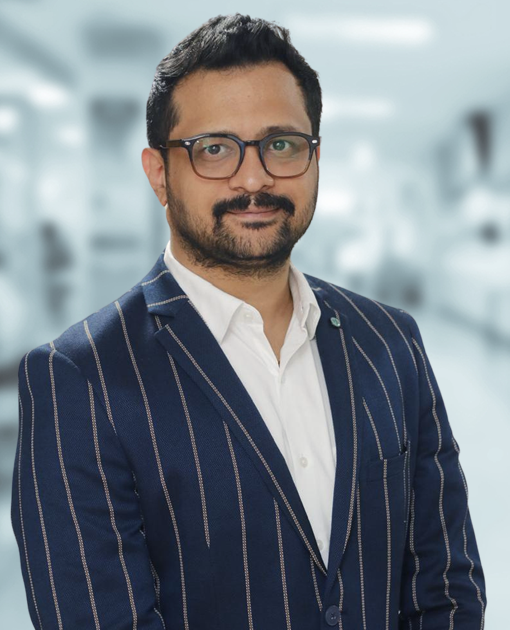
#> input picture design/dr-deshpande-source.png, 510 x 630 px
$ python -i build-assets.py   (imports and definitions only)
#> lines starting #> are read from the running program, lines starting #| are printed output that depends on the picture; after the words box and inside, x2 and y2 are one past the last pixel; in counts of white or black regions, pixels touching at a corner belong together
#> further down, picture is the input picture: PIL image 510x630 RGB; mean R, G, B 123.3, 130.9, 137.9
#!/usr/bin/env python3
"""Derives the site's images from the source artwork in design/.

Inputs                              Outputs
  design/logo-source.png              public/logo-mark.png   emblem alone
                                      public/logo-full.png   the complete lockup
                                      app/icon.png           favicon
  design/dr-deshpande-source.png      public/dr-deshpande.webp  portrait

The logo arrives on a white background. It is cut out by flood-filling inward
from the image border, so white *inside* the artwork — the knee joint, the
letterforms — survives. A plain "make white transparent" pass would punch holes
straight through those.

Outputs are sized to roughly 2x their largest display size, not to the source
resolution. Shipping the 2172px master to every visitor would cost over a
megabyte for something drawn at 200px.

Requires Pillow:  pip3 install Pillow
Run from the project root:  npm run build:assets
"""
from collections import deque
from pathlib import Path

from PIL import Image, ImageDraw, ImageFilter

ROOT = Path(__file__).resolve().parent.parent
DESIGN = ROOT / 'design'
PUBLIC = ROOT / 'public'

# --- Crop boxes, measured from the 2172x724 logo master ----------------------
# Ink bounds in the source:
#     emblem    x  68..684   y  48..658
#     wordmark  x 760..2048  y 134..540
#     tagline   x 764..2064  y 566..638
#
# Note the emblem extends to y=658, well BELOW the wordmark's baseline at 540.
# So the header variant cannot be a single rectangular crop: cropping above the
# tagline to drop it would slice the bottom off the emblem. The header lockup is
# composed from two crops instead — see build_logo().
EMBLEM_BOX = (58, 38, 700, 668)  # full emblem, nothing clipped
FULL_BOX = (58, 38, 2074, 666)   # everything, tagline included

# --- Output widths (2x the largest place each is displayed) -----------------
MARK_W = 192
# The lockup is shown at most 206px wide (header, h-16) and 208px (footer
# column), so 448 is a true 2x. It was 640 — a third more pixels than any
# screen can use, on an image that loads on every page.
FULL_W = 448
ICON_W = 256
PALETTE_COLORS = 200

PORTRAIT_MAX_W = 720
# WebP rather than JPEG: at matching quality it is roughly 40% smaller, and the
# portrait is the largest element on the homepage — it decides the LCP. The
# logos stay PNG; they are palette-quantised artwork, which PNG already encodes
# more compactly than WebP manages.
PORTRAIT_QUALITY = 82


def strip_background(im: Image.Image) -> Image.Image:
    """Flood-fill the white surround from the border and make it transparent."""
    w, h = im.size
#> w = 510; h = 630
    p = im.load()

    def is_bg(x: int, y: int) -> bool:
        r, g, b = p[x, y]
        # Bright and near-neutral: the white paper and the grey drop shadow,
        # but not the saturated blues and greens of the artwork itself.
        return min(r, g, b) > 196 and (max(r, g, b) - min(r, g, b)) < 26

    seen = bytearray(w * h)
    q: deque = deque()

    def push(x: int, y: int) -> None:
        if not seen[y * w + x] and is_bg(x, y):
            seen[y * w + x] = 1
            q.append((x, y))

    for x in range(w):
        push(x, 0)
        push(x, h - 1)
#> this loop made 510 passes
    for y in range(h):
        push(0, y)
        push(w - 1, y)
#> this loop made 630 passes

    while q:
        x, y = q.popleft()
        for dx, dy in ((1, 0), (-1, 0), (0, 1), (0, -1)):
            nx, ny = x + dx, y + dy
            if 0 <= nx < w and 0 <= ny < h:
                push(nx, ny)

    alpha = Image.new('L', (w, h), 255)
#> alpha: PIL image 510x630 L; every value is 255
    ap = alpha.load()
    for y in range(h):
        row = y * w
        for x in range(w):
            if seen[row + x]:
                ap[x, y] = 0

    out = im.convert('RGBA')
    out.putalpha(alpha.filter(ImageFilter.GaussianBlur(0.6)))
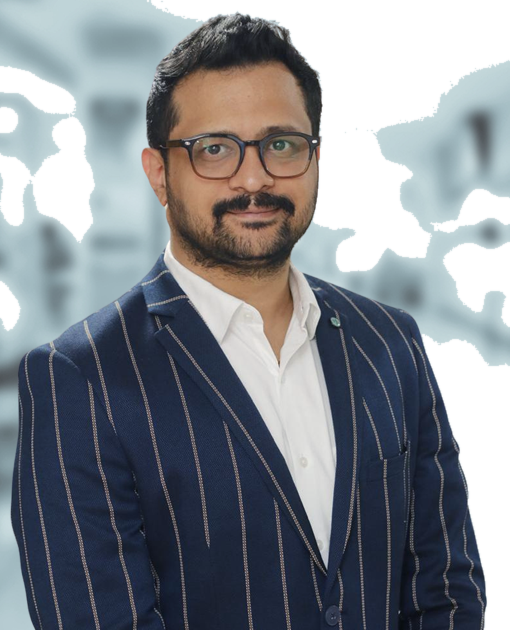
#> out: PIL image 510x630 RGBA; mean R, G, B, A 123.3, 130.9, 137.9, 205.4; transparent parts drawn white
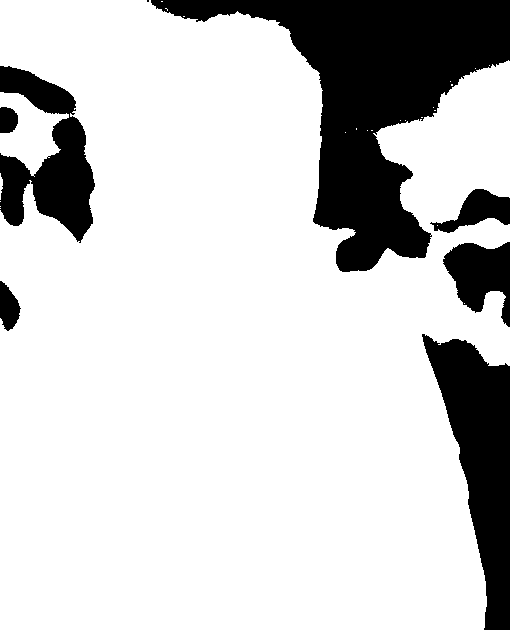
#> alpha: PIL image 510x630 L; 80.5% white; 8 black regions (1 under 20 px), largest, box (x1, y1, x2, y2) and area: (151, 0, 510, 272) 34978, (422, 334, 510, 630) 12932, (0, 66, 95, 243) 8487
    return out


# [69 lines left out: functions save_png, build_logo, build_portrait, main, not called in this run]


# [2 lines not run here, left out]

>>> from PIL import Image
>>> picture = Image.open('../design/dr-deshpande-source.png')
>>> result = strip_background(picture)
